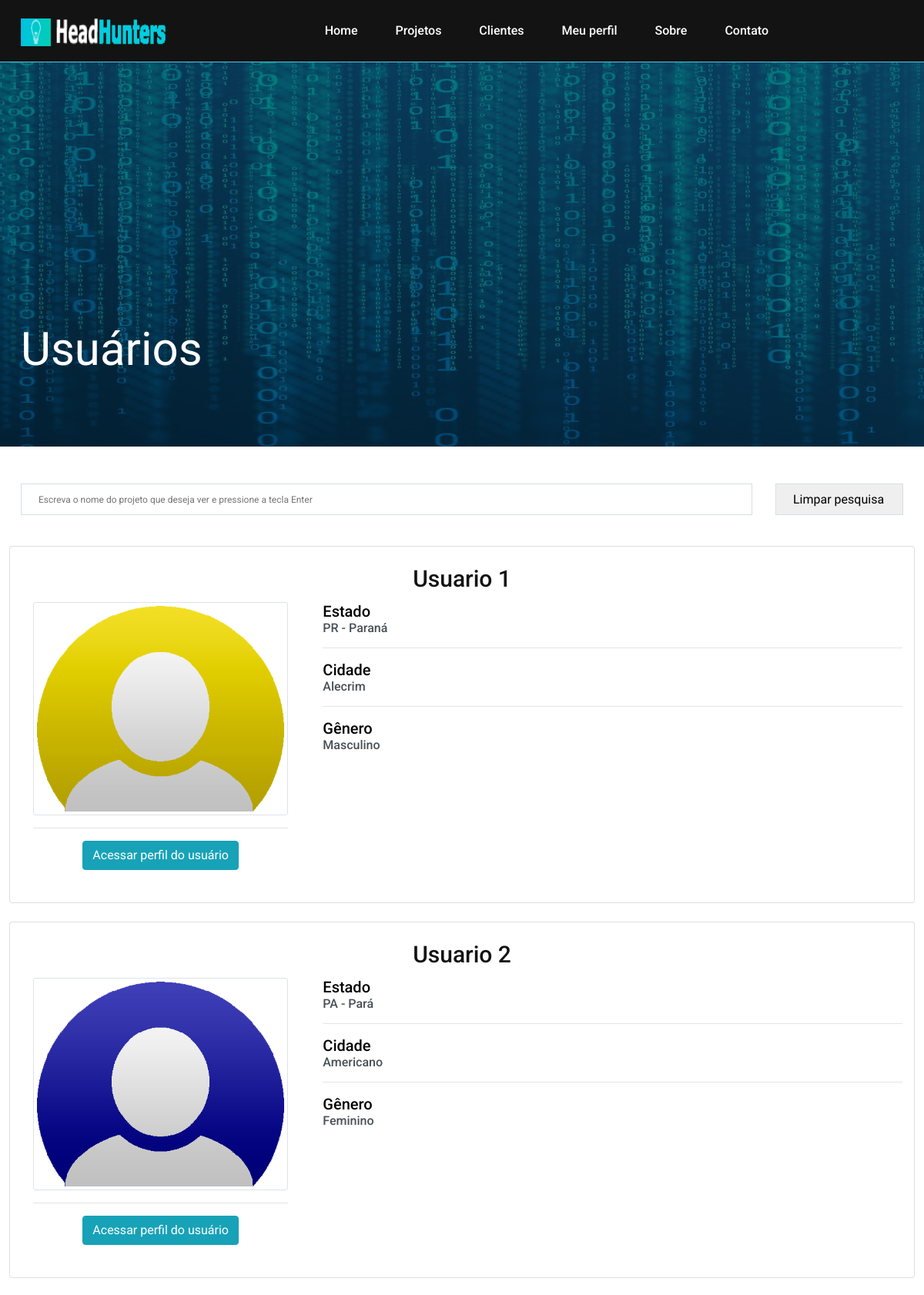
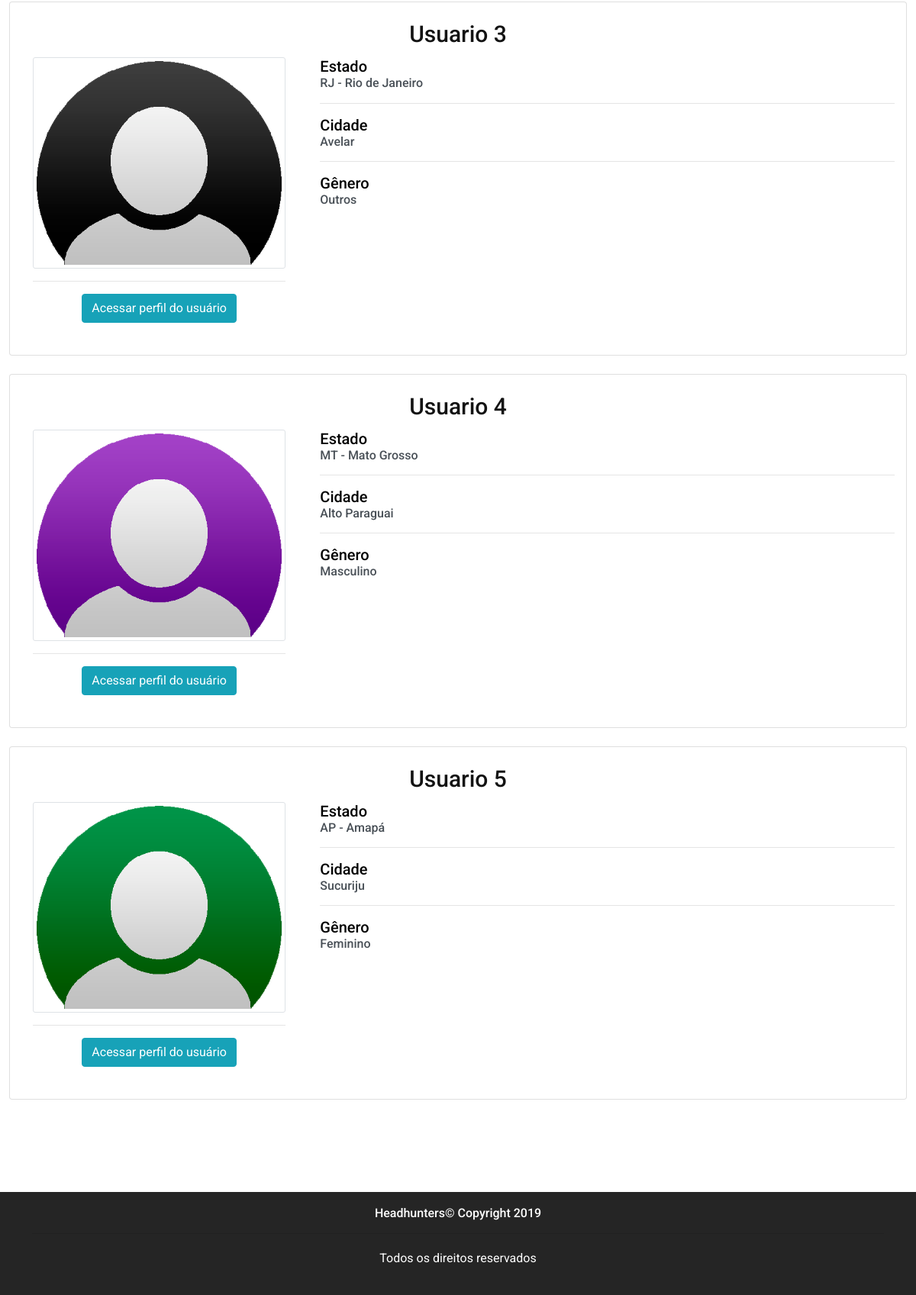
The page /headhuntersOficial/pags_emp/usuarios.php (signed in) on the database its author committed (2 pictures, top to bottom).
### tables this page shows
CREATE TABLE `cliente` (
  `cli_id` int(11) NOT NULL,
  `cli_nome` varchar(255) NOT NULL,
  `cli_email` varchar(255) NOT NULL,
  `cli_senha` varchar(255) NOT NULL,
  `cli_cpf` char(15) NOT NULL,
  `cli_data_nasc` date NOT NULL,
  `cli_celular` char(14) NOT NULL,
  `cli_id_estado` varchar(255) NOT NULL,
  `cli_id_cidade` varchar(255) NOT NULL,
  `cli_id_genero` varchar(45) NOT NULL,
  `cli_img` varchar(255) NOT NULL
);

CREATE TABLE `genero` (
  `sexo_id` int(11) NOT NULL,
  `sexo_opcao` varchar(45) DEFAULT NULL
);

CREATE TABLE `estado` (
  `est_id` int(11) NOT NULL,
  `est_uf` varchar(45) NOT NULL,
  `est_sigla` char(2) NOT NULL
);

### headhuntersOficial/pags_emp/usuarios.php (the view, shortened to what this page needs)
<?php
include_once '../php/conexao2.php';
if (!isset($_SESSION['Login_Emp_id'])) {
    echo "<script>window.location=\"../pags/Login_emp.php\";</script>";
} else {
$pesquisar = filter_input(INPUT_GET, 'pesquisa', FILTER_DEFAULT);
if (!empty($pesquisar)) {
    $resultado = $pdo->query("SELECT * FROM cliente WHERE cli_nome LIKE '%$pesquisar%'");
} else {
    $resultado = $pdo->query("SELECT * FROM cliente");
}
?>
<!DOCTYPE html>
<html lang="pt-br">
    <head>
        <link rel="stylesheet" href="../css/bootstrap.min.css" />
        <link rel="stylesheet" href="../css/font-awesome.min.css" />
        <link rel="stylesheet" href="../css/owl.carousel.css" />
        <link rel="stylesheet" href="../css/style.css" />
        <link rel="stylesheet" href="../css/animate.css" />
    </head>
    <body>
        <header class="header-section">
            <div class="container">
                <a class="site-logo" href="index.php">
                    <img src="../img/logo.png" alt="" width="190" height="36">
                </a>
                <nav class="main-menu">
                    <ul>
                        <li><a href="index.php">Home</a></li>
                        <li><a href="projetos.php">Projetos</a></li>
                        <li><a href="usuarios.php">Clientes</a></li>
                        <li><a href="Perfil_emp.php">Meu perfil</a></li>
                        <li><a href="sobre.php">Sobre</a></li>
                        <li><a href="contato.php">Contato</a></li>
                    </ul>
                </nav>
            </div>
        </header>
        <section class="page-info-section set-bg" data-setbg="../img/page-top-bg/1.jpg">
            <div class="pi-content">
                <div class="container">
                    <div class="row">
                        <div class="col-xl-5 col-lg-6 text-white">
                            <h2>Usuários</h2>
                        </div>
                    </div>
                </div>
            </div>
        </section>
        <p>&nbsp;</p>
        <section>
            <div class="container">
                <div class="widget-item">
                    <section class="row">
                        <div class="col-10">
                            <form class="search-widget" action="#">
                                <input type="text" name="pesquisa"  placeholder="Escreva o nome do projeto que deseja ver e pressione a tecla Enter">
                            </form>
                        </div>
                        <div class="col-2">
                            <form class="search-widget" action="usuarios.php">
                                <input type="submit" class="text-center" style="font-size: 16px; text-align: center" value="Limpar pesquisa"/>
                            </form>
                        </div>
                    </section>
                </div>
            </div>
        </section>
        <section class="page-section recent-game-page spad">
            <div class="container">
                <?php
                while ($rowCli = $resultado->fetch(PDO::FETCH_ASSOC)) {
                    $estado = $pdo->query("SELECT * FROM estado WHERE est_id = " . $rowCli['cli_id_estado']);
                    $cidade = $pdo->query("SELECT * FROM cidade  WHERE cid_id = " . $rowCli['cli_id_cidade']);
                    $genero = $pdo->query("SELECT * FROM genero WHERE sexo_id = " . $rowCli['cli_id_genero']);
                    while ($rowEst = $estado->fetch(PDO::FETCH_ASSOC)) {
                        while ($rowCid = $cidade->fetch(PDO::FETCH_ASSOC)) {
                            while ($rowGen = $genero->fetch(PDO::FETCH_ASSOC)) {
                                ?>
                                <div class="row">
                                    <div class="col-lg-12 card">
                                        <div class="card-title text-center">
                                            <br>
                                            <h3><?= $rowCli['cli_nome'] ?></h3>
                                        </div>
                                        <div class="row">
                                            <div class="col-md-4">
                                                <div class="recent-game-item">
                                                    <div class="container text-center">
                                                        <img src="../img/users/<?= $rowCli['cli_img'] ?>" class="img-fluid img-thumbnail card-img">
                                                        <hr>
                                                        <a href="perfil_usu.php?cli_id=<?= $rowCli['cli_id'] ?>" class="btn btn-info">Acessar perfil do usuário</a>
                                                    </div>
                                                </div>
                                            </div>
                                            <div class="col-md-8">
                                                <div class="recent-game-item card-title">
                                                    <h5 style="color: #000000">Estado</h5>
                                                    <h6 style="color: #495057"><?= $rowEst['est_sigla'] ?> - <?= $rowEst['est_uf'] ?></h6>
                                                    <hr>
                                                    <h5 style="color: #000000">Cidade</h5>
                                                    <h6 style="color: #495057"><?= $rowCid['cid_nome'] ?></h6>
                                                    <hr>
                                                    <h5 style="color: #000000">Gênero</h5>
                                                    <h6 style="color: #495057"><?= $rowGen['sexo_opcao'] ?></h6>
                                                </div>
                                            </div>
                                        </div>
                                    </div>
                                </div>
                                <br>
                                <?php
                            }
                        }
                    }
                }
                ?>
            </div>
        </section>
        <footer class="footer-section">
            <section class="row">
                <div class="container">
                    <div class="col-md-12">
                        <h6 class="text-white text-center">
                            <span>Headhunters© Copyright 2019</span>
                        </h6>
                        <hr>
                        <p class="text-white text-center">
                            Todos os direitos reservados
                        </p>
                    </div>
                </div>
            </section>
        </footer>
    </body>
</html>
<?php
}
?>

### headhuntersOficial/css/style.css (style rules this page uses)
html, body { height: 100%; font-family: 'Roboto', sans-serif; -webkit-font-smoothing: antialiased; font-smoothing: antialiased; }
h1, h2, h3, h4, h5, h6 { margin: 0; font-weight: 500; color: #131313; }
h2 { font-size: 36px; }
h3 { font-size: 30px; }
h5 { font-size: 20px; color: #FFF; }
h6 { font-size: 16px; color: #FFFFFF; }
p { font-size: 16px; color: #0000FF; line-height: 2; }
img { max-width: 100%; }
ul, ol { padding: 0; margin: 0; }
.set-bg { background-repeat: no-repeat; background-size: cover; background-position: top center; }
.spad { padding-top: 40px; padding-bottom: 97px; }
.text-white h1, .text-white h2, .text-white h3, .text-white h4, .text-white h5, .text-white h6, .text-white p, .text-white span, .text-white li, .text-white a { color: #fff; }
.header-section { background: #131313; clear: both; overflow: hidden; padding: 18px 0; border-bottom-width: 1px; border-bottom-style: solid; border-bottom-color: #4ecbe3; }
.site-logo { display: inline-block; float: left; padding-top: 6px; }
.main-menu { float: right; margin-right: 170px; }
.main-menu ul { list-style: none; }
.main-menu ul li { display: inline; }
.main-menu ul li a { display: inline-block; font-size: 16px; color: #fff; margin-left: 35px; font-weight: 500; padding: 10px 5px; }
.footer-section { padding: 18px 0 16px; overflow: hidden; background: #252525; }
.page-info-section { height: 499px; position: relative; }
.page-info-section .pi-content { position: absolute; width: 100%; bottom: 65px; left: 0; z-index: 2; }
.page-info-section .pi-content h2 { font-size: 60px; margin-bottom: 25px; font-weight: 400; }
.widget-item { margin-bottom: 73px; }
.widget-item:last-child { margin-bottom: 0; color: #000000; }
.search-widget { position: relative; width: 360; }
.search-widget input { width: 100%; height: 41px; border: 1px solid #d6dee7; padding-left: 22px; padding-right: 45px; font-size: 12px; }
.recent-game-page .recent-game-item { margin-bottom: 42px; }
@media (min-width: 1200px) { .container { max-width: 1176px; } }

### rows shown on the page
cliente: cli_nome "Usuario 1"
estado: est_sigla "PR", est_uf "Paraná"
genero: cliente.cli_img (picture), cid_nome "Alecrim", sexo_opcao "Masculino", cid_nome "Alto Paraguai"
cliente: cli_nome "Usuario 2"
estado: est_sigla "PA", est_uf "Pará"
genero: cliente.cli_img (picture), cid_nome "Americano", sexo_opcao "Feminino", cid_nome "Sucuriju"
cliente: cli_nome "Usuario 3"
estado: est_sigla "RJ", est_uf "Rio de Janeiro"
genero: cliente.cli_img (picture), cid_nome "Avelar", sexo_opcao "Outros"
cliente: cli_nome "Usuario 4"
estado: est_sigla "MT", est_uf "Mato Grosso"
cliente: cli_nome "Usuario 5"
estado: est_sigla "AP", est_uf "Amapá"
